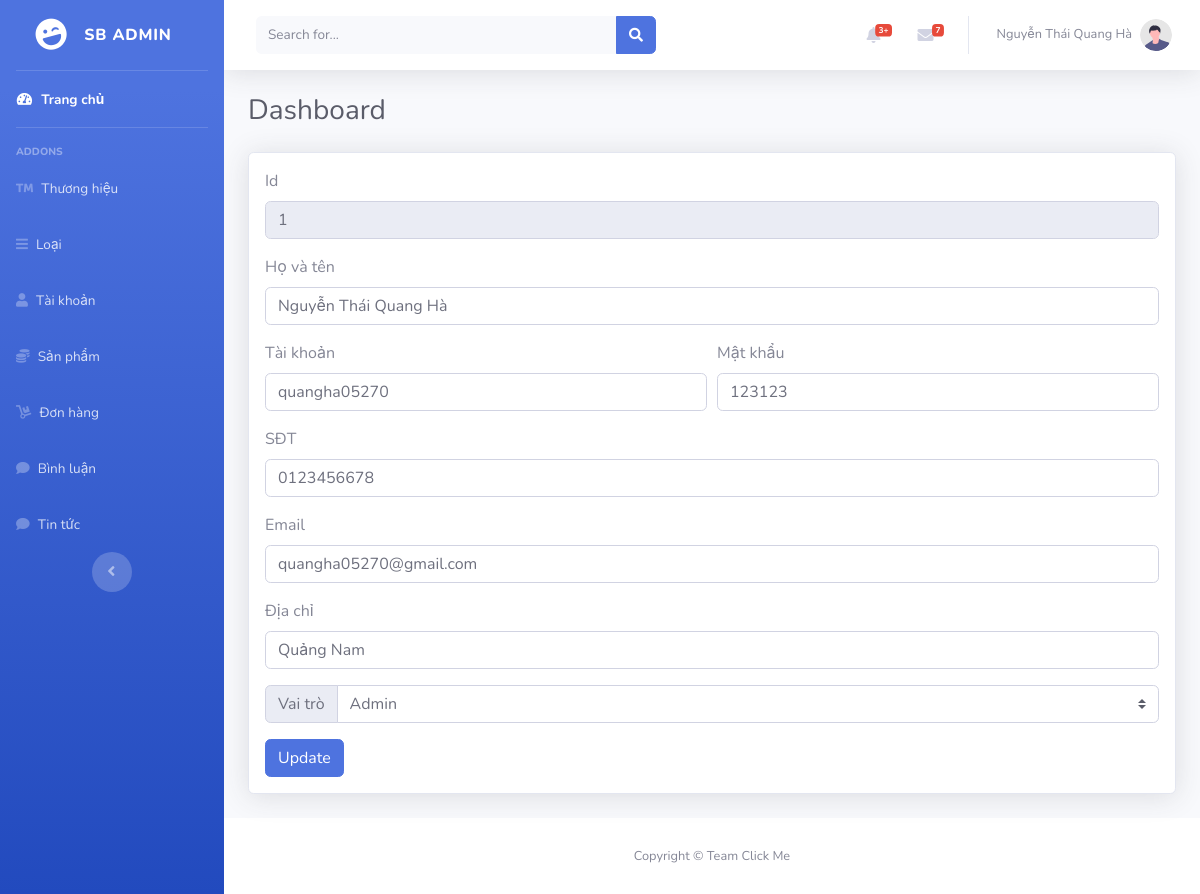
Screenshot of /index.php?act=suatk&id=1 (signed in) with the database file from the repository.
### tables this page shows
CREATE TABLE `users` (
  `id_user` int(11) NOT NULL COMMENT 'mã khách hàng',
  `fullname` varchar(100) NOT NULL COMMENT 'họ và tên',
  `username` varchar(50) NOT NULL COMMENT 'tài khoản',
  `password` varchar(20) NOT NULL COMMENT 'mật khẩu',
  `phone` varchar(10) NOT NULL COMMENT 'số điện thoại',
  `email` varchar(200) NOT NULL COMMENT 'email',
  `address` varchar(2000) NOT NULL COMMENT 'địa chỉ',
  `role` int(1) NOT NULL DEFAULT 0 COMMENT 'vai trò'
);

### dao/pdo.php (called while the page is built, shortened)
<?php
function pdo_get_connection(){
    $dburl = "mysql:host=localhost;dbname=do_an_tot_nghiep;charset=utf8";
    $username = 'root';
    $password = '';
    $conn = new PDO($dburl, $username, $password);
    $conn->setAttribute(PDO::ATTR_ERRMODE, PDO::ERRMODE_EXCEPTION);
    return $conn;
    }
function pdo_query_one($sql){
    $sql_args = array_slice(func_get_args(), 1);
    try{
    $conn = pdo_get_connection();
    $stmt = $conn->prepare($sql);
    $stmt->execute($sql_args);
    $row = $stmt->fetch(PDO::FETCH_ASSOC);
    return $row;
    }
    catch(PDOException $e){
    throw $e;
    }
    finally{
    unset($conn);
    }
    }
?>

### dao/taikhoan.php (called while the page is built, shortened)
<?php
function load_one_tk($id_user){
    $sql="SELECT * FROM users where id_user=".$id_user;
    $taikhoan=pdo_query_one($sql);
    return $taikhoan;
}
?>

### admin/taikhoan/edit-taikhoan.php (the view, shortened to what this page needs)
<?php
    if (is_array($taikhoan)) {
        extract($taikhoan);
    }
?>
<div class="card shadow mb-4 p-3">
    <form action="index.php?act=updatetk" method="post" enctype="multipart/form-data">
    <div class="form-group">
            <label for="inputAddress">Id</label>
            <input type="text" class="form-control" name="inputId" value="<?=$id_user?>" disabled >
        </div>
        <div class="form-group">
            <label for="inputAddress">Họ và tên</label>
            <input type="text" class="form-control" name="inputFullName" value="<?=$fullname?>" required>
        </div>
        <div class="form-row">
            <div class="form-group col-md-6">
                <label for="inputEmail4">Tài khoản</label>
                <input type="text" class="form-control" name="inputUser" value="<?=$username?>" required>
            </div>
            <div class="form-group col-md-6">
                <label for="inputPassword">Mật khẩu</label>
                <input type="text" class="form-control" name="inputPassword" value="<?=$password?>" required>
            </div>
        </div>
        <div class="form-group">
            <label for="inputPhone">SĐT</label>
            <input type="text" class="form-control" name="inputPhone" value="<?=$phone?>" required>
        </div>
        <div class="form-group">
            <label for="inputEmail">Email</label>
            <input type="text" class="form-control" name="inputEmail" value="<?=$email?>" required>
        </div>
        <div class="form-group">
            <label for="inputAddress">Địa chỉ</label>
            <input type="text" class="form-control" name="inputAddress" value="<?=$address?>" required>
        </div>
        <div class="input-group mb-3">
            <div class="input-group-prepend">
                <label class="input-group-text" for="inputVaitro">Vai trò</label>
            </div>
            <select class="custom-select" name="inputVaitro" value="<?=$role?>">
                <?php
               if ($role == 1) {
                echo
                '<option value="1" selected>Admin</option>
                 <option value="0">Khách hàng</option>';
               }else {
                 echo
                '<option value="1" >Admin</option>
                 <option value="0" selected>Khách hàng</option>';
               }
               ?>
            </select>
        </div>
        <button type="submit" name="btnUpdateUser" class="btn btn-primary">Update</button>
    </form>
</div>

### rows the page displays
users: inputId "1", inputFullName "Nguyễn Thái Quang Hà", inputUser "quangha05270", inputPassword "123123", inputPhone "0123456678", inputEmail "quangha05270@gmail.com", inputAddress "Quảng Nam", inputVaitro "Admin"

### other values shown
$_SESSION["user"]["fullname"] "Nguyễn Thái Quang Hà"
